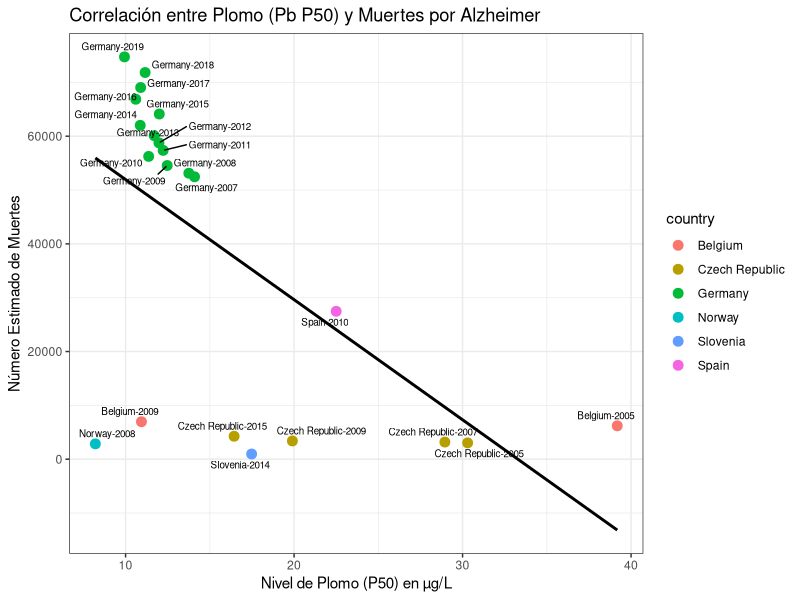
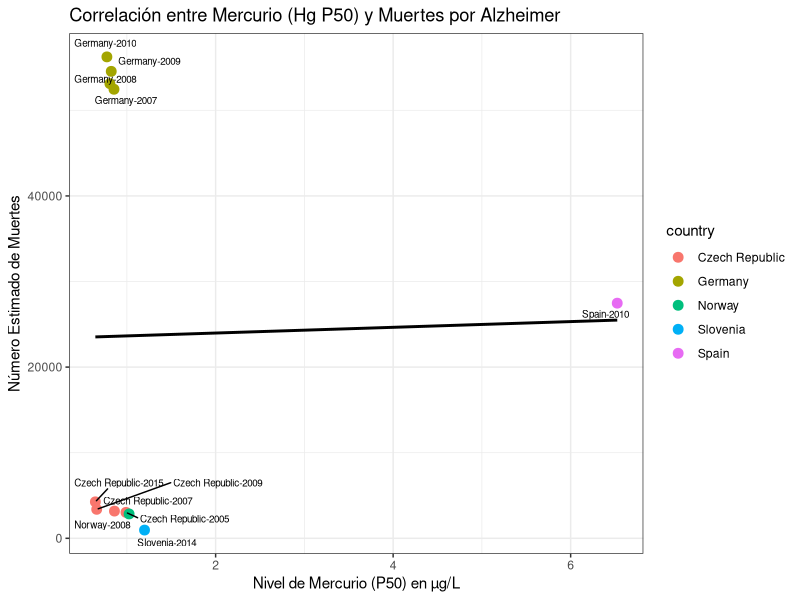
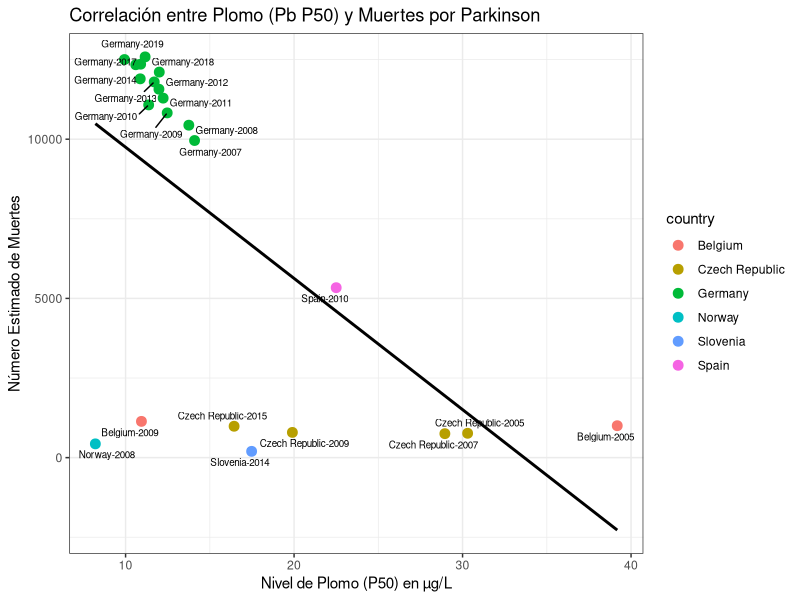
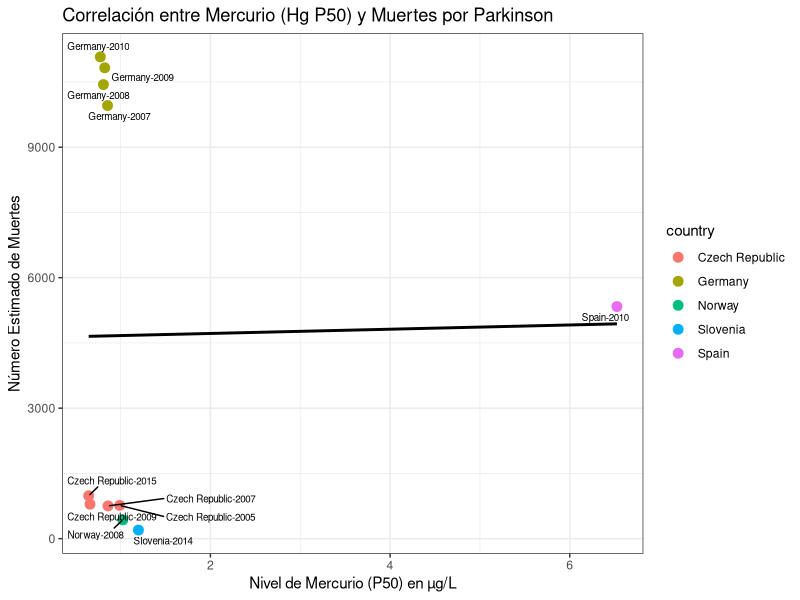
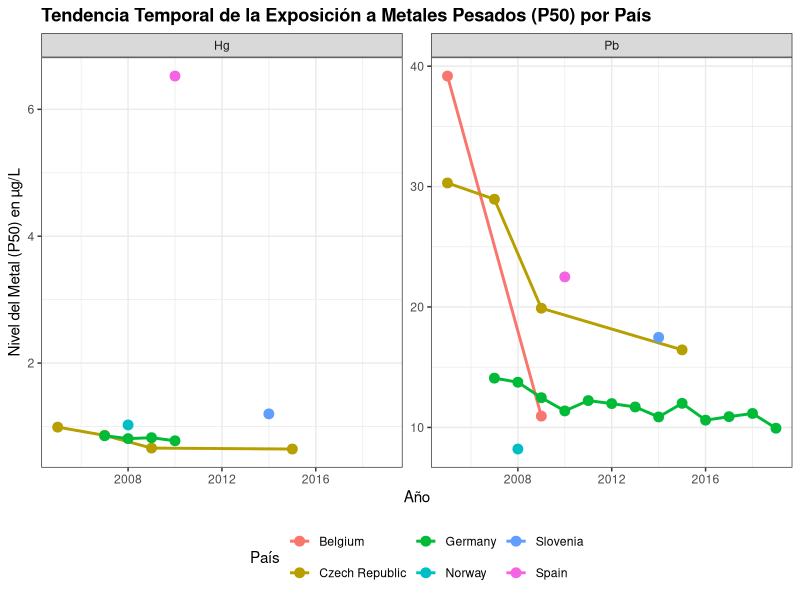
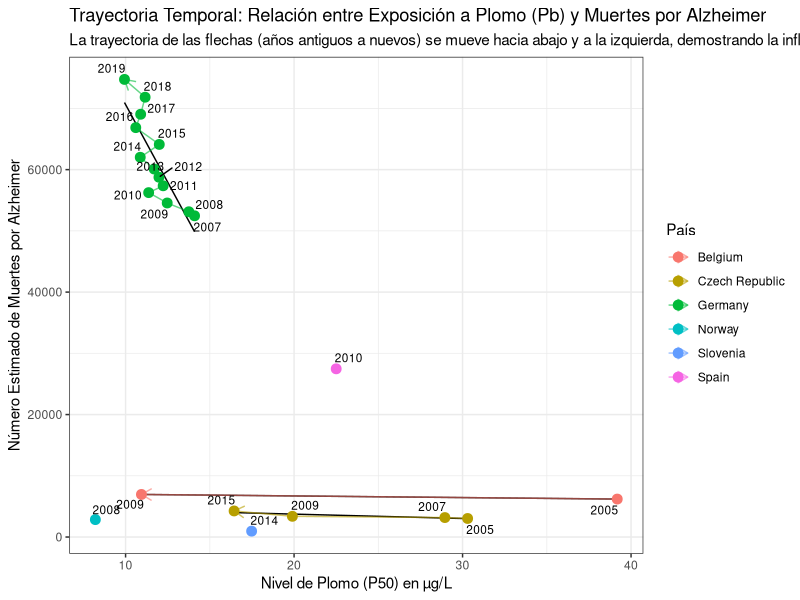

These charts were generated, in order, by the following R code: (Note: this script raises an error after producing the figures.)
## ---- chunk 1
knitr::opts_chunk$set(echo = FALSE, message = FALSE, warning = FALSE)
library(tidyverse)
library(ggrepel)
library(broom)
library(ggplot2)
library(ggrepel)
## ---- chunk 2
df <- read_csv("results/muertesAlzheimer_HgPb.csv", show_col_types = FALSE)
df2 <- read_csv("results/muertesParkinson_HgPb.csv", show_col_types = FALSE)
## ---- chunk 3
# 1. Separar los datos
df_pb <- filter(df, metal == "Pb")
df_hg <- filter(df, metal == "Hg")

# 2. Gráfico para Plomo (Pb)
plot_pb <- ggplot(df_pb, aes(x = value, y = numero_muertes)) +
  geom_point(aes(color = country), size = 3) +
  geom_smooth(method = "lm", color = "black", se = FALSE) +
  geom_text_repel(aes(label = paste(country, year, sep = "-")), size = 2.5) +
  labs(
    title = "Correlación entre Plomo (Pb P50) y Muertes por Alzheimer",
    y = "Número Estimado de Muertes",
    x = "Nivel de Plomo (P50) en µg/L"
  ) +
  theme_bw()

# 3. Gráfico para Mercurio (Hg)
plot_hg <- ggplot(df_hg, aes(x = value, y = numero_muertes)) +
  geom_point(aes(color = country), size = 3) +
  geom_smooth(method = "lm", color = "black", se = FALSE) +
  geom_text_repel(aes(label = paste(country, year, sep = "-")), size = 2.5) +
  labs(
    title = "Correlación entre Mercurio (Hg P50) y Muertes por Alzheimer",
    y = "Número Estimado de Muertes",
    x = "Nivel de Mercurio (P50) en µg/L"
  ) +
  theme_bw()

# 4. Imprimimos los gráficos
plot_pb
plot_hg
## ---- chunk 4
# 1. Separar los datos
df_pb <- filter(df, metal == "Pb")
df_hg <- filter(df, metal == "Hg")

# 2. Correr los modelos lineales
modelo_pb <- lm(numero_muertes ~ value, data = df_pb)
modelo_hg <- lm(numero_muertes ~ value, data = df_hg)

# 3. Presentar los resultados en una tabla limpia
tabla_pb <- tidy(modelo_pb)
tabla_hg <- tidy(modelo_hg)

# Usamos kable() para tablas bonitas en R Markdown
knitr::kable(tabla_pb, digits = 3, caption = "Modelo Lineal: Muertes por Alzheimer ~ Nivel de Plomo (Pb)")

knitr::kable(tabla_hg, digits = 3, caption = "Modelo Lineal: Muertes por Alzheimer ~ Nivel de Mercurio (Hg)")
## ---- chunk 5
# 1. Separar los datos
df_pb2 <- filter(df2, metal == "Pb")
df_hg2 <- filter(df2, metal == "Hg")

# 2. Gráfico para Plomo (Pb)
plot_pb2 <- ggplot(df_pb2, aes(x = value, y = numero_muertes)) +
  geom_point(aes(color = country), size = 3) +
  geom_smooth(method = "lm", color = "black", se = FALSE) +
  geom_text_repel(aes(label = paste(country, year, sep = "-")), size = 2.5) +
  labs(
    title = "Correlación entre Plomo (Pb P50) y Muertes por Parkinson",
    y = "Número Estimado de Muertes",
    x = "Nivel de Plomo (P50) en µg/L"
  ) +
  theme_bw()

# 3. Gráfico para Mercurio (Hg)
plot_hg2 <- ggplot(df_hg2, aes(x = value, y = numero_muertes)) +
  geom_point(aes(color = country), size = 3) +
  geom_smooth(method = "lm", color = "black", se = FALSE) +
  geom_text_repel(aes(label = paste(country, year, sep = "-")), size = 2.5) +
  labs(
    title = "Correlación entre Mercurio (Hg P50) y Muertes por Parkinson",
    y = "Número Estimado de Muertes",
    x = "Nivel de Mercurio (P50) en µg/L"
  ) +
  theme_bw()

# 4. Imprimimos los gráficos
plot_pb2
plot_hg2
## ---- chunk 6
# 1. Separar los datos
df_pb2 <- filter(df2, metal == "Pb")
df_hg2 <- filter(df2, metal == "Hg")

# 2. Correr los modelos lineales
modelo_pb2 <- lm(numero_muertes ~ value, data = df_pb2)
modelo_hg2 <- lm(numero_muertes ~ value, data = df_hg2)

# 3. Presentar los resultados en una tabla limpia
tabla_pb2 <- tidy(modelo_pb2)
tabla_hg2 <- tidy(modelo_hg2)

# Usamos kable() para tablas bonitas en R Markdown
knitr::kable(tabla_pb2, digits = 3, caption = "Modelo Lineal: Muertes por Parkinson ~ Nivel de Plomo (Pb)")

knitr::kable(tabla_hg2, digits = 3, caption = "Modelo Lineal: Muertes por Parkinson ~ Nivel de Mercurio (Hg)")
## ---- chunk 7
temporal_plot <- ggplot(df, aes(x = year, y = value, color = country, group = country)) +
  geom_line(linewidth = 1) + 
  geom_point(size = 3) +       
  facet_wrap(~ metal, scales = "free_y") +
  labs(
    title = "Tendencia Temporal de la Exposición a Metales Pesados (P50) por País",
    y = "Nivel del Metal (P50) en µg/L",
    x = "Año",
    color = "País"
  ) +
  theme_bw() + 
  theme(legend.position = "bottom",
        plot.title = element_text(face = "bold"))

temporal_plot
## ---- chunk 8
# Cargar librerías necesarias
library(ggplot2)
library(dplyr)
library(ggrepel)

# 1. Filtrar solo los datos de Plomo (Pb), ya que es el metal con la tendencia significativa
#    (Asegúrate de que 'df' está cargado con los datos del CSV)
df_pb <- filter(df, metal == "Pb")

# 2. Crear el gráfico de dispersión con la trayectoria temporal
grafico_relacion_temporal <- ggplot(df_pb, aes(x = value, y = numero_muertes, group = country)) +
  
  # Línea de regresión (muestra la correlación negativa general)
  geom_smooth(method = "lm", color = "black", se = FALSE, linewidth = 0.5) +
  
  # AÑADIR LA RUTA TEMPORAL (flechas que conectan los años)
  geom_path(aes(color = country), 
            arrow = arrow(length = unit(0.3, "cm"), ends = "last"), 
            alpha = 0.6) + 
  
  # Mostrar los puntos y etiquetarlos con el año para ver la evolución
  geom_point(aes(color = country), size = 3) +
  geom_text_repel(aes(label = year), size = 3, max.overlaps = 20) +
  
  labs(
    title = "Trayectoria Temporal: Relación entre Exposición a Plomo (Pb) y Muertes por Alzheimer",
    subtitle = "La trayectoria de las flechas (años antiguos a nuevos) se mueve hacia abajo y a la izquierda, demostrando la influencia del factor de confusión (regulación).",
    y = "Número Estimado de Muertes por Alzheimer",
    x = "Nivel de Plomo (P50) en µg/L",
    color = "País"
  ) +
  theme_bw()

grafico_relacion_temporal
## ---- chunk 9
# Cargar librerías necesarias (si no están ya en el setup)
library(ggplot2)
library(dplyr)
library(ggrepel)

# 1. Filtrar solo los datos de Plomo (Pb)
#    Se asume que 'df_parkinson' está cargado
df_pb_parkinson <- filter(df_parkinson, metal == "Pb") 

# 2. Crear el gráfico de dispersión con la trayectoria temporal
grafico_relacion_temporal_parkinson <- ggplot(df_pb_parkinson, aes(x = value, y = numero_muertes, group = country)) +
  
  # Línea de regresión (muestra la correlación negativa general)
  geom_smooth(method = "lm", color = "black", se = FALSE, linewidth = 0.5) +
  
  # AÑADIR LA RUTA TEMPORAL (flechas que conectan los años, de antiguo a reciente)
  geom_path(aes(color = country), 
            arrow = arrow(length = unit(0.3, "cm"), ends = "last"), 
            alpha = 0.6) + 
  
  # Mostrar los puntos y etiquetarlos con el año para ver la evolución
  geom_point(aes(color = country), size = 3) +
  geom_text_repel(aes(label = year), size = 3, max.overlaps = 20) +
  
  labs(
    title = "Trayectoria Temporal: Relación entre Exposición a Plomo (Pb) y Muertes por Parkinson",
    subtitle = "El mismo patrón de movimiento (regulación) confirma que el factor de confusión es idéntico al observado en Alzheimer.",
    y = "Número Estimado de Muertes por Parkinson",
    x = "Nivel de Plomo (P50) en µg/L",
    color = "País"
  ) +
  theme_bw() +
  theme(legend.position = "bottom",
        plot.title = element_text(face = "bold"))

grafico_relacion_temporal_parkinson
